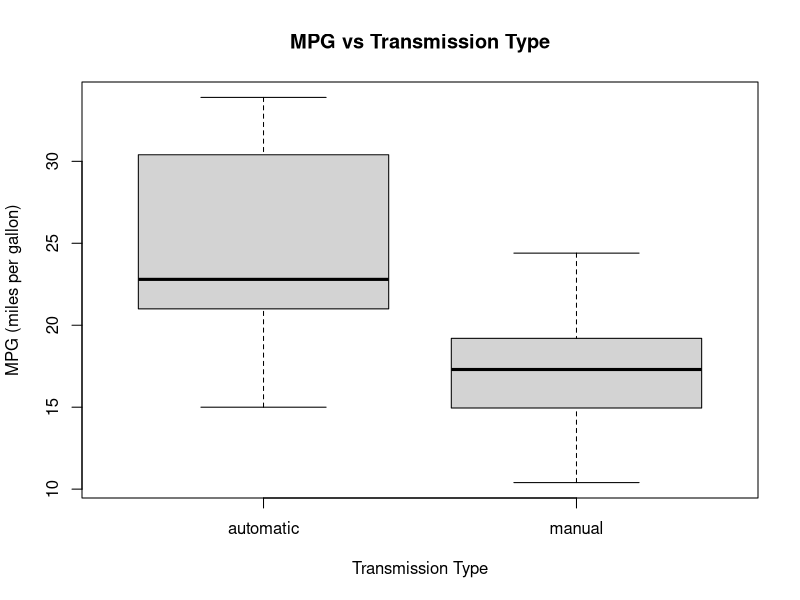
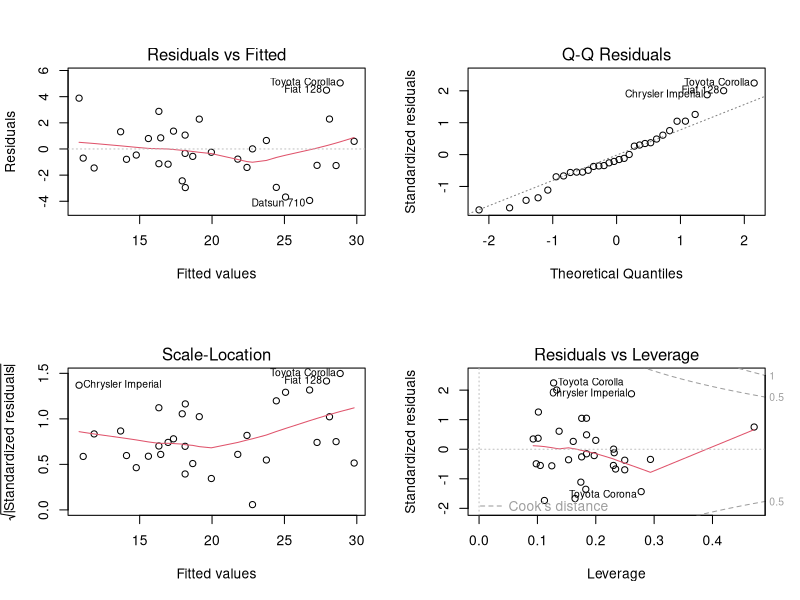

Write the R code that produced these figures, in order.
## ---- chunk 1
library(datasets)
library(ggplot2)
library(dplyr)
data("mtcars")
## ---- chunk 2
mtcars <- mutate(mtcars, 
                 am=factor(ifelse(am==1, 'automatic', 'manual')),
                 cyl=as.factor(cyl))
table(mtcars$am)
## ---- chunk 3
boxplot(mpg ~ am, data=mtcars, ylab="MPG (miles per gallon)", xlab="Transmission Type", main = "MPG vs Transmission Type")
## ---- chunk 4
best_fit <- lm(mpg ~ am + cyl + hp + wt, data=mtcars)
r_squared <- round(summary(best_fit)$adj.r.squared, digits=3)*100
## ---- chunk 5
summary(best_fit)$coef
## ---- chunk 6
confint(best_fit)
## ---- chunk 7
summary(mtcars)
## ---- chunk 8
# baseline
a <- summary(lm(mpg ~ am, data=mtcars))$coef[2]

# calc percent change in the baseline for each covariate
rbind(
  c('baseline', 'cyl', 'disp', 'hp', 'drat', 'wt', 'qsec', 'vs', 'gear', 'carb'),
  round(c((a-a)/a,
    100 * (a - summary(lm(mpg ~ am + cyl, data=mtcars))$coef[2])/a,
    100 * (a - summary(lm(mpg ~ am + disp, data=mtcars))$coef[2])/a,
    100 * (a - summary(lm(mpg ~ am + hp, data=mtcars))$coef[2])/a,
    100 * (a - summary(lm(mpg ~ am + drat, data=mtcars))$coef[2])/a,
    100 * (a - summary(lm(mpg ~ am + wt, data=mtcars))$coef[2])/a,
    100 * (a - summary(lm(mpg ~ am + qsec, data=mtcars))$coef[2])/a,
    100 * (a - summary(lm(mpg ~ am + vs, data=mtcars))$coef[2])/a,
    100 * (a - summary(lm(mpg ~ am + gear, data=mtcars))$coef[2])/a,
    100 * (a - summary(lm(mpg ~ am + carb, data=mtcars))$coef[2])/a
  ), digits=2)
)
## ---- chunk 9
fit1 <- lm(mpg ~ am, data=mtcars)
fit2 <- lm(mpg ~ am + cyl, data=mtcars)
fit3 <- lm(mpg ~ am + cyl + disp, data=mtcars)
fit4 <- lm(mpg ~ am + cyl + disp + hp, data=mtcars)
fit5 <- lm(mpg ~ am + cyl + disp + hp + drat, data=mtcars)
fit6 <- lm(mpg ~ am + cyl + disp + hp + drat + wt, data=mtcars)
anova(fit1, fit2, fit3, fit4, fit5, fit6)
## ---- chunk 10
fit1 <- lm(mpg ~ am, data=mtcars)
fit7 <-   lm(mpg ~ am + factor(cyl) + hp + wt, data=mtcars)
anova(fit1, fit7)
## ---- chunk 11
par(mfrow=c(2,2))
plot(fit7)
